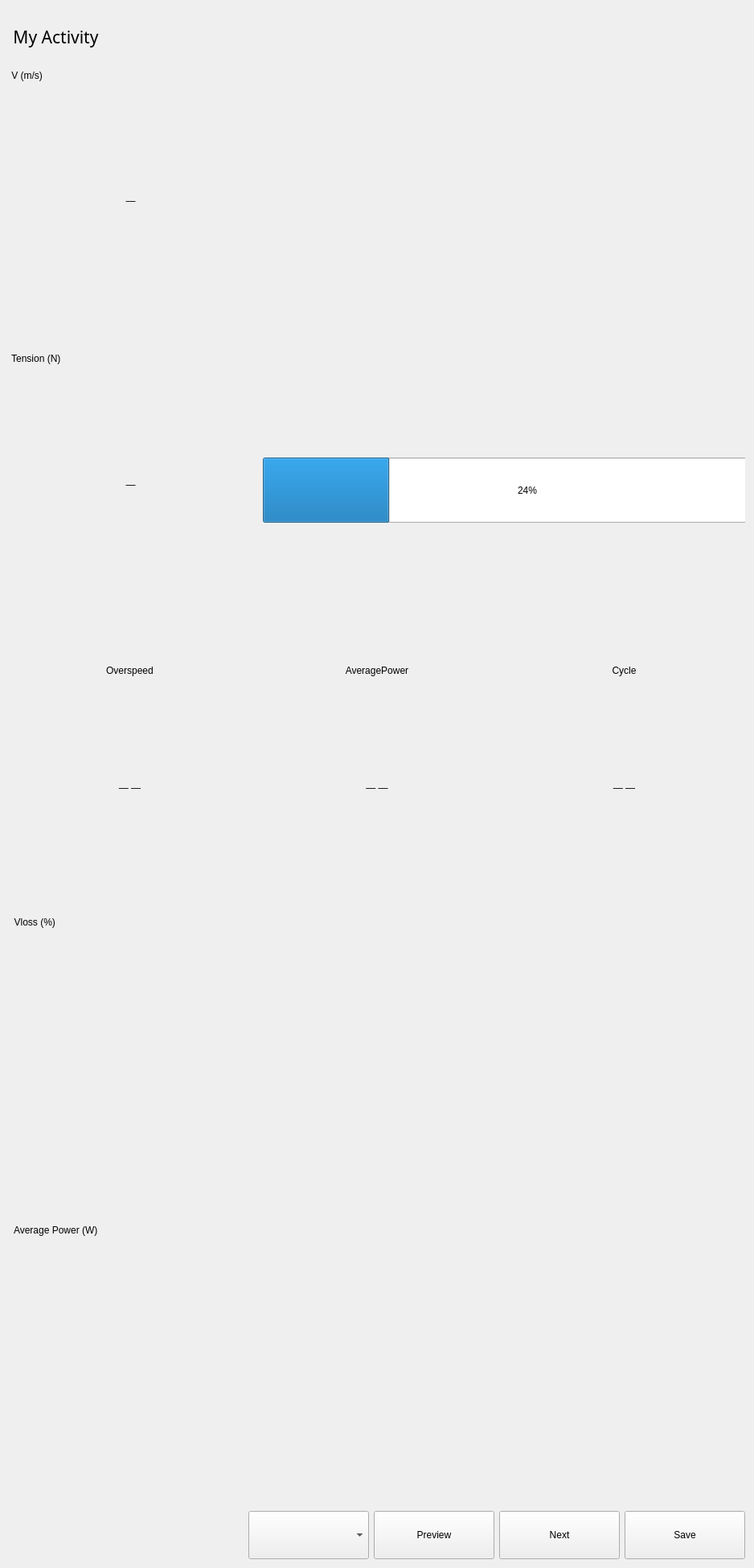
<?xml version="1.0" encoding="UTF-8"?>
<ui version="4.0">
 <class>infoWindow</class>
 <widget class="QWidget" name="infoWindow">
  <property name="geometry">
   <rect>
    <x>0</x>
    <y>0</y>
    <width>938</width>
    <height>1950</height>
   </rect>
  </property>
  <property name="windowTitle">
   <string>Form</string>
  </property>
  <property name="styleSheet">
   <string notr="true"/>
  </property>
  <layout class="QGridLayout" name="gridLayout_2">
   <item row="4" column="0" colspan="2">
    <layout class="QGridLayout" name="gridLayout">
     <item row="0" column="0">
      <layout class="QVBoxLayout" name="verticalLayout_2">
       <item>
        <spacer name="verticalSpacer_4">
         <property name="orientation">
          <enum>Qt::Vertical</enum>
         </property>
         <property name="sizeType">
          <enum>QSizePolicy::Preferred</enum>
         </property>
         <property name="sizeHint" stdset="0">
          <size>
           <width>20</width>
           <height>39</height>
          </size>
         </property>
        </spacer>
       </item>
       <item>
        <widget class="QLabel" name="label_OverSpeed">
         <property name="sizePolicy">
          <sizepolicy hsizetype="Preferred" vsizetype="Maximum">
           <horstretch>0</horstretch>
           <verstretch>0</verstretch>
          </sizepolicy>
         </property>
         <property name="minimumSize">
          <size>
           <width>300</width>
           <height>45</height>
          </size>
         </property>
         <property name="text">
          <string>Overspeed</string>
         </property>
         <property name="alignment">
          <set>Qt::AlignCenter</set>
         </property>
        </widget>
       </item>
       <item>
        <widget class="QLabel" name="label_OS">
         <property name="sizePolicy">
          <sizepolicy hsizetype="Expanding" vsizetype="Expanding">
           <horstretch>0</horstretch>
           <verstretch>0</verstretch>
          </sizepolicy>
         </property>
         <property name="minimumSize">
          <size>
           <width>300</width>
           <height>0</height>
          </size>
         </property>
         <property name="text">
          <string>— —</string>
         </property>
         <property name="alignment">
          <set>Qt::AlignCenter</set>
         </property>
        </widget>
       </item>
       <item>
        <spacer name="verticalSpacer">
         <property name="orientation">
          <enum>Qt::Vertical</enum>
         </property>
         <property name="sizeType">
          <enum>QSizePolicy::Preferred</enum>
         </property>
         <property name="sizeHint" stdset="0">
          <size>
           <width>20</width>
           <height>20</height>
          </size>
         </property>
        </spacer>
       </item>
      </layout>
     </item>
     <item row="0" column="1">
      <layout class="QVBoxLayout" name="verticalLayout_8">
       <item>
        <spacer name="verticalSpacer_5">
         <property name="orientation">
          <enum>Qt::Vertical</enum>
         </property>
         <property name="sizeType">
          <enum>QSizePolicy::Preferred</enum>
         </property>
         <property name="sizeHint" stdset="0">
          <size>
           <width>20</width>
           <height>39</height>
          </size>
         </property>
        </spacer>
       </item>
       <item>
        <widget class="QLabel" name="label_Powertext">
         <property name="sizePolicy">
          <sizepolicy hsizetype="Preferred" vsizetype="Maximum">
           <horstretch>0</horstretch>
           <verstretch>0</verstretch>
          </sizepolicy>
         </property>
         <property name="minimumSize">
          <size>
           <width>0</width>
           <height>45</height>
          </size>
         </property>
         <property name="maximumSize">
          <size>
           <width>16777215</width>
           <height>45</height>
          </size>
         </property>
         <property name="text">
          <string>AveragePower</string>
         </property>
         <property name="alignment">
          <set>Qt::AlignCenter</set>
         </property>
        </widget>
       </item>
       <item>
        <widget class="QLabel" name="label_Power">
         <property name="sizePolicy">
          <sizepolicy hsizetype="Expanding" vsizetype="Expanding">
           <horstretch>0</horstretch>
           <verstretch>0</verstretch>
          </sizepolicy>
         </property>
         <property name="minimumSize">
          <size>
           <width>300</width>
           <height>0</height>
          </size>
         </property>
         <property name="text">
          <string>— —</string>
         </property>
         <property name="alignment">
          <set>Qt::AlignCenter</set>
         </property>
        </widget>
       </item>
       <item>
        <spacer name="verticalSpacer_2">
         <property name="orientation">
          <enum>Qt::Vertical</enum>
         </property>
         <property name="sizeType">
          <enum>QSizePolicy::Preferred</enum>
         </property>
         <property name="sizeHint" stdset="0">
          <size>
           <width>20</width>
           <height>20</height>
          </size>
         </property>
        </spacer>
       </item>
      </layout>
     </item>
     <item row="0" column="2">
      <layout class="QVBoxLayout" name="verticalLayout_5">
       <item>
        <spacer name="verticalSpacer_6">
         <property name="orientation">
          <enum>Qt::Vertical</enum>
         </property>
         <property name="sizeType">
          <enum>QSizePolicy::Preferred</enum>
         </property>
         <property name="sizeHint" stdset="0">
          <size>
           <width>20</width>
           <height>39</height>
          </size>
         </property>
        </spacer>
       </item>
       <item>
        <widget class="QLabel" name="label_Cycletext">
         <property name="sizePolicy">
          <sizepolicy hsizetype="Preferred" vsizetype="Maximum">
           <horstretch>0</horstretch>
           <verstretch>0</verstretch>
          </sizepolicy>
         </property>
         <property name="minimumSize">
          <size>
           <width>0</width>
           <height>45</height>
          </size>
         </property>
         <property name="maximumSize">
          <size>
           <width>16777215</width>
           <height>45</height>
          </size>
         </property>
         <property name="text">
          <string>Cycle</string>
         </property>
         <property name="alignment">
          <set>Qt::AlignCenter</set>
         </property>
        </widget>
       </item>
       <item>
        <widget class="QLabel" name="label_Cycle">
         <property name="sizePolicy">
          <sizepolicy hsizetype="Expanding" vsizetype="Expanding">
           <horstretch>0</horstretch>
           <verstretch>0</verstretch>
          </sizepolicy>
         </property>
         <property name="minimumSize">
          <size>
           <width>300</width>
           <height>0</height>
          </size>
         </property>
         <property name="text">
          <string>— —</string>
         </property>
         <property name="alignment">
          <set>Qt::AlignCenter</set>
         </property>
        </widget>
       </item>
       <item>
        <spacer name="verticalSpacer_3">
         <property name="orientation">
          <enum>Qt::Vertical</enum>
         </property>
         <property name="sizeType">
          <enum>QSizePolicy::Preferred</enum>
         </property>
         <property name="sizeHint" stdset="0">
          <size>
           <width>20</width>
           <height>20</height>
          </size>
         </property>
        </spacer>
       </item>
      </layout>
     </item>
    </layout>
   </item>
   <item row="5" column="0" colspan="2">
    <layout class="QVBoxLayout" name="verticalLayout_6">
     <item>
      <widget class="QLabel" name="label_Vlosstext">
       <property name="sizePolicy">
        <sizepolicy hsizetype="Expanding" vsizetype="Expanding">
         <horstretch>0</horstretch>
         <verstretch>0</verstretch>
        </sizepolicy>
       </property>
       <property name="minimumSize">
        <size>
         <width>0</width>
         <height>45</height>
        </size>
       </property>
       <property name="maximumSize">
        <size>
         <width>16777215</width>
         <height>45</height>
        </size>
       </property>
       <property name="text">
        <string>  Vloss (%)</string>
       </property>
       <property name="alignment">
        <set>Qt::AlignLeading|Qt::AlignLeft|Qt::AlignVCenter</set>
       </property>
      </widget>
     </item>
     <item>
      <widget class="QCustomPlot" name="QCustom_Vloss" native="true"/>
     </item>
    </layout>
   </item>
   <item row="8" column="0" colspan="2">
    <spacer name="verticalSpacer_8">
     <property name="orientation">
      <enum>Qt::Vertical</enum>
     </property>
     <property name="sizeType">
      <enum>QSizePolicy::Preferred</enum>
     </property>
     <property name="sizeHint" stdset="0">
      <size>
       <width>20</width>
       <height>20</height>
      </size>
     </property>
    </spacer>
   </item>
   <item row="6" column="0" colspan="2">
    <spacer name="verticalSpacer_13">
     <property name="orientation">
      <enum>Qt::Vertical</enum>
     </property>
     <property name="sizeType">
      <enum>QSizePolicy::Preferred</enum>
     </property>
     <property name="sizeHint" stdset="0">
      <size>
       <width>20</width>
       <height>30</height>
      </size>
     </property>
    </spacer>
   </item>
   <item row="1" column="1">
    <spacer name="horizontalSpacer">
     <property name="orientation">
      <enum>Qt::Horizontal</enum>
     </property>
     <property name="sizeHint" stdset="0">
      <size>
       <width>40</width>
       <height>20</height>
      </size>
     </property>
    </spacer>
   </item>
   <item row="3" column="0" colspan="2">
    <layout class="QHBoxLayout" name="horizontalLayout_3">
     <item>
      <layout class="QVBoxLayout" name="verticalLayout_4">
       <item>
        <spacer name="verticalSpacer_10">
         <property name="orientation">
          <enum>Qt::Vertical</enum>
         </property>
         <property name="sizeType">
          <enum>QSizePolicy::Preferred</enum>
         </property>
         <property name="sizeHint" stdset="0">
          <size>
           <width>20</width>
           <height>20</height>
          </size>
         </property>
        </spacer>
       </item>
       <item>
        <widget class="QLabel" name="label_Forcetext">
         <property name="sizePolicy">
          <sizepolicy hsizetype="Maximum" vsizetype="Minimum">
           <horstretch>168</horstretch>
           <verstretch>0</verstretch>
          </sizepolicy>
         </property>
         <property name="layoutDirection">
          <enum>Qt::LeftToRight</enum>
         </property>
         <property name="styleSheet">
          <string notr="true"/>
         </property>
         <property name="text">
          <string> Tension (N)</string>
         </property>
         <property name="alignment">
          <set>Qt::AlignLeading|Qt::AlignLeft|Qt::AlignVCenter</set>
         </property>
        </widget>
       </item>
       <item>
        <widget class="QLabel" name="label_Force">
         <property name="sizePolicy">
          <sizepolicy hsizetype="Minimum" vsizetype="Expanding">
           <horstretch>168</horstretch>
           <verstretch>0</verstretch>
          </sizepolicy>
         </property>
         <property name="minimumSize">
          <size>
           <width>300</width>
           <height>0</height>
          </size>
         </property>
         <property name="styleSheet">
          <string notr="true"/>
         </property>
         <property name="text">
          <string> —</string>
         </property>
         <property name="alignment">
          <set>Qt::AlignCenter</set>
         </property>
        </widget>
       </item>
       <item>
        <spacer name="verticalSpacer_11">
         <property name="orientation">
          <enum>Qt::Vertical</enum>
         </property>
         <property name="sizeType">
          <enum>QSizePolicy::Preferred</enum>
         </property>
         <property name="sizeHint" stdset="0">
          <size>
           <width>20</width>
           <height>20</height>
          </size>
         </property>
        </spacer>
       </item>
      </layout>
     </item>
     <item>
      <widget class="CommonWave" name="Force_Wave" native="true">
       <property name="sizePolicy">
        <sizepolicy hsizetype="Expanding" vsizetype="Expanding">
         <horstretch>0</horstretch>
         <verstretch>0</verstretch>
        </sizepolicy>
       </property>
       <property name="minimumSize">
        <size>
         <width>0</width>
         <height>0</height>
        </size>
       </property>
       <widget class="vProgressBars" name="progressBar">
        <property name="geometry">
         <rect>
          <x>10</x>
          <y>150</y>
          <width>658</width>
          <height>81</height>
         </rect>
        </property>
        <property name="value">
         <number>24</number>
        </property>
       </widget>
      </widget>
     </item>
    </layout>
   </item>
   <item row="7" column="0" colspan="2">
    <layout class="QVBoxLayout" name="verticalLayout">
     <item>
      <widget class="QLabel" name="label_Fatiguetext">
       <property name="sizePolicy">
        <sizepolicy hsizetype="Expanding" vsizetype="Expanding">
         <horstretch>50</horstretch>
         <verstretch>0</verstretch>
        </sizepolicy>
       </property>
       <property name="minimumSize">
        <size>
         <width>300</width>
         <height>0</height>
        </size>
       </property>
       <property name="maximumSize">
        <size>
         <width>16777215</width>
         <height>45</height>
        </size>
       </property>
       <property name="styleSheet">
        <string notr="true"/>
       </property>
       <property name="text">
        <string>  Average Power (W)</string>
       </property>
       <property name="alignment">
        <set>Qt::AlignLeading|Qt::AlignLeft|Qt::AlignVCenter</set>
       </property>
      </widget>
     </item>
     <item>
      <widget class="QCustomPlot" name="QCustom_Averagepower" native="true"/>
     </item>
    </layout>
   </item>
   <item row="9" column="0" colspan="2">
    <layout class="QHBoxLayout" name="horizontalLayout">
     <item>
      <spacer name="spacer">
       <property name="orientation">
        <enum>Qt::Horizontal</enum>
       </property>
       <property name="sizeHint" stdset="0">
        <size>
         <width>3000</width>
         <height>50</height>
        </size>
       </property>
      </spacer>
     </item>
     <item>
      <widget class="MyComboBox" name="devicesComboBox">
       <property name="sizePolicy">
        <sizepolicy hsizetype="Minimum" vsizetype="Fixed">
         <horstretch>0</horstretch>
         <verstretch>0</verstretch>
        </sizepolicy>
       </property>
       <property name="minimumSize">
        <size>
         <width>150</width>
         <height>60</height>
        </size>
       </property>
       <property name="maximumSize">
        <size>
         <width>200</width>
         <height>90</height>
        </size>
       </property>
       <property name="styleSheet">
        <string notr="true"/>
       </property>
      </widget>
     </item>
     <item>
      <widget class="QPushButton" name="pushButton_Previous">
       <property name="sizePolicy">
        <sizepolicy hsizetype="Minimum" vsizetype="Fixed">
         <horstretch>0</horstretch>
         <verstretch>0</verstretch>
        </sizepolicy>
       </property>
       <property name="minimumSize">
        <size>
         <width>150</width>
         <height>60</height>
        </size>
       </property>
       <property name="maximumSize">
        <size>
         <width>16777215</width>
         <height>70</height>
        </size>
       </property>
       <property name="text">
        <string>Preview</string>
       </property>
      </widget>
     </item>
     <item>
      <widget class="QPushButton" name="pushButton_Next">
       <property name="sizePolicy">
        <sizepolicy hsizetype="Minimum" vsizetype="Fixed">
         <horstretch>0</horstretch>
         <verstretch>0</verstretch>
        </sizepolicy>
       </property>
       <property name="minimumSize">
        <size>
         <width>150</width>
         <height>60</height>
        </size>
       </property>
       <property name="maximumSize">
        <size>
         <width>16777215</width>
         <height>70</height>
        </size>
       </property>
       <property name="text">
        <string>Next</string>
       </property>
      </widget>
     </item>
     <item>
      <widget class="QPushButton" name="pushButton_SaveData">
       <property name="sizePolicy">
        <sizepolicy hsizetype="Minimum" vsizetype="Minimum">
         <horstretch>0</horstretch>
         <verstretch>0</verstretch>
        </sizepolicy>
       </property>
       <property name="minimumSize">
        <size>
         <width>150</width>
         <height>50</height>
        </size>
       </property>
       <property name="maximumSize">
        <size>
         <width>16777215</width>
         <height>70</height>
        </size>
       </property>
       <property name="text">
        <string>Save</string>
       </property>
      </widget>
     </item>
     <item>
      <spacer name="horizontalSpacer_2">
       <property name="orientation">
        <enum>Qt::Horizontal</enum>
       </property>
       <property name="sizeHint" stdset="0">
        <size>
         <width>40</width>
         <height>20</height>
        </size>
       </property>
      </spacer>
     </item>
    </layout>
   </item>
   <item row="1" column="0">
    <widget class="QLabel" name="label_logo">
     <property name="sizePolicy">
      <sizepolicy hsizetype="Maximum" vsizetype="Minimum">
       <horstretch>0</horstretch>
       <verstretch>0</verstretch>
      </sizepolicy>
     </property>
     <property name="minimumSize">
      <size>
       <width>0</width>
       <height>20</height>
      </size>
     </property>
     <property name="maximumSize">
      <size>
       <width>300</width>
       <height>30</height>
      </size>
     </property>
     <property name="font">
      <font>
       <family>宋体</family>
       <pointsize>16</pointsize>
      </font>
     </property>
     <property name="styleSheet">
      <string notr="true"/>
     </property>
     <property name="text">
      <string> My Activity </string>
     </property>
     <property name="alignment">
      <set>Qt::AlignCenter</set>
     </property>
    </widget>
   </item>
   <item row="2" column="0" colspan="2">
    <layout class="QHBoxLayout" name="horizontalLayout_5">
     <item>
      <layout class="QVBoxLayout" name="verticalLayout_3">
       <item>
        <spacer name="verticalSpacer_9">
         <property name="orientation">
          <enum>Qt::Vertical</enum>
         </property>
         <property name="sizeType">
          <enum>QSizePolicy::Preferred</enum>
         </property>
         <property name="sizeHint" stdset="0">
          <size>
           <width>20</width>
           <height>20</height>
          </size>
         </property>
        </spacer>
       </item>
       <item>
        <widget class="QLabel" name="label_Velocitytext">
         <property name="sizePolicy">
          <sizepolicy hsizetype="Preferred" vsizetype="Minimum">
           <horstretch>0</horstretch>
           <verstretch>0</verstretch>
          </sizepolicy>
         </property>
         <property name="layoutDirection">
          <enum>Qt::LeftToRight</enum>
         </property>
         <property name="styleSheet">
          <string notr="true"/>
         </property>
         <property name="text">
          <string> V (m/s)</string>
         </property>
         <property name="alignment">
          <set>Qt::AlignLeading|Qt::AlignLeft|Qt::AlignVCenter</set>
         </property>
        </widget>
       </item>
       <item>
        <widget class="QLabel" name="label_Velocity">
         <property name="sizePolicy">
          <sizepolicy hsizetype="Minimum" vsizetype="Expanding">
           <horstretch>0</horstretch>
           <verstretch>0</verstretch>
          </sizepolicy>
         </property>
         <property name="minimumSize">
          <size>
           <width>300</width>
           <height>0</height>
          </size>
         </property>
         <property name="styleSheet">
          <string notr="true"/>
         </property>
         <property name="text">
          <string> —</string>
         </property>
         <property name="alignment">
          <set>Qt::AlignCenter</set>
         </property>
        </widget>
       </item>
       <item>
        <spacer name="verticalSpacer_12">
         <property name="orientation">
          <enum>Qt::Vertical</enum>
         </property>
         <property name="sizeType">
          <enum>QSizePolicy::Preferred</enum>
         </property>
         <property name="sizeHint" stdset="0">
          <size>
           <width>20</width>
           <height>20</height>
          </size>
         </property>
        </spacer>
       </item>
      </layout>
     </item>
     <item>
      <layout class="QHBoxLayout" name="horizontalLayout_2">
       <item>
        <widget class="QLabel" name="null_label3">
         <property name="text">
          <string/>
         </property>
        </widget>
       </item>
       <item>
        <layout class="QVBoxLayout" name="verticalLayout_7">
         <item>
          <widget class="QLabel" name="null_label">
           <property name="sizePolicy">
            <sizepolicy hsizetype="Minimum" vsizetype="Preferred">
             <horstretch>0</horstretch>
             <verstretch>0</verstretch>
            </sizepolicy>
           </property>
           <property name="minimumSize">
            <size>
             <width>0</width>
             <height>100</height>
            </size>
           </property>
           <property name="text">
            <string/>
           </property>
          </widget>
         </item>
         <item>
          <widget class="CommonWave" name="Velocity_Wave" native="true">
           <property name="sizePolicy">
            <sizepolicy hsizetype="Expanding" vsizetype="Expanding">
             <horstretch>0</horstretch>
             <verstretch>0</verstretch>
            </sizepolicy>
           </property>
           <property name="minimumSize">
            <size>
             <width>0</width>
             <height>0</height>
            </size>
           </property>
          </widget>
         </item>
        </layout>
       </item>
       <item>
        <spacer name="horizontalSpacer_3">
         <property name="orientation">
          <enum>Qt::Horizontal</enum>
         </property>
         <property name="sizeType">
          <enum>QSizePolicy::Preferred</enum>
         </property>
         <property name="sizeHint" stdset="0">
          <size>
           <width>20</width>
           <height>20</height>
          </size>
         </property>
        </spacer>
       </item>
       <item>
        <widget class="QLabel" name="null_label2">
         <property name="text">
          <string/>
         </property>
        </widget>
       </item>
      </layout>
     </item>
    </layout>
   </item>
   <item row="0" column="0">
    <spacer name="verticalSpacer_14">
     <property name="orientation">
      <enum>Qt::Vertical</enum>
     </property>
     <property name="sizeType">
      <enum>QSizePolicy::Preferred</enum>
     </property>
     <property name="sizeHint" stdset="0">
      <size>
       <width>20</width>
       <height>20</height>
      </size>
     </property>
    </spacer>
   </item>
  </layout>
 </widget>
 <customwidgets>
  <customwidget>
   <class>CommonWave</class>
   <extends>QWidget</extends>
   <header>Common_wave.h</header>
   <container>1</container>
  </customwidget>
  <customwidget>
   <class>MyComboBox</class>
   <extends>QComboBox</extends>
   <header>mycombobox.h</header>
  </customwidget>
  <customwidget>
   <class>vProgressBars</class>
   <extends>QProgressBar</extends>
   <header>vprogressbars.h</header>
  </customwidget>
  <customwidget>
   <class>QCustomPlot</class>
   <extends>QWidget</extends>
   <header>qcustomplot.h</header>
   <container>1</container>
  </customwidget>
 </customwidgets>
 <resources/>
 <connections/>
</ui>
